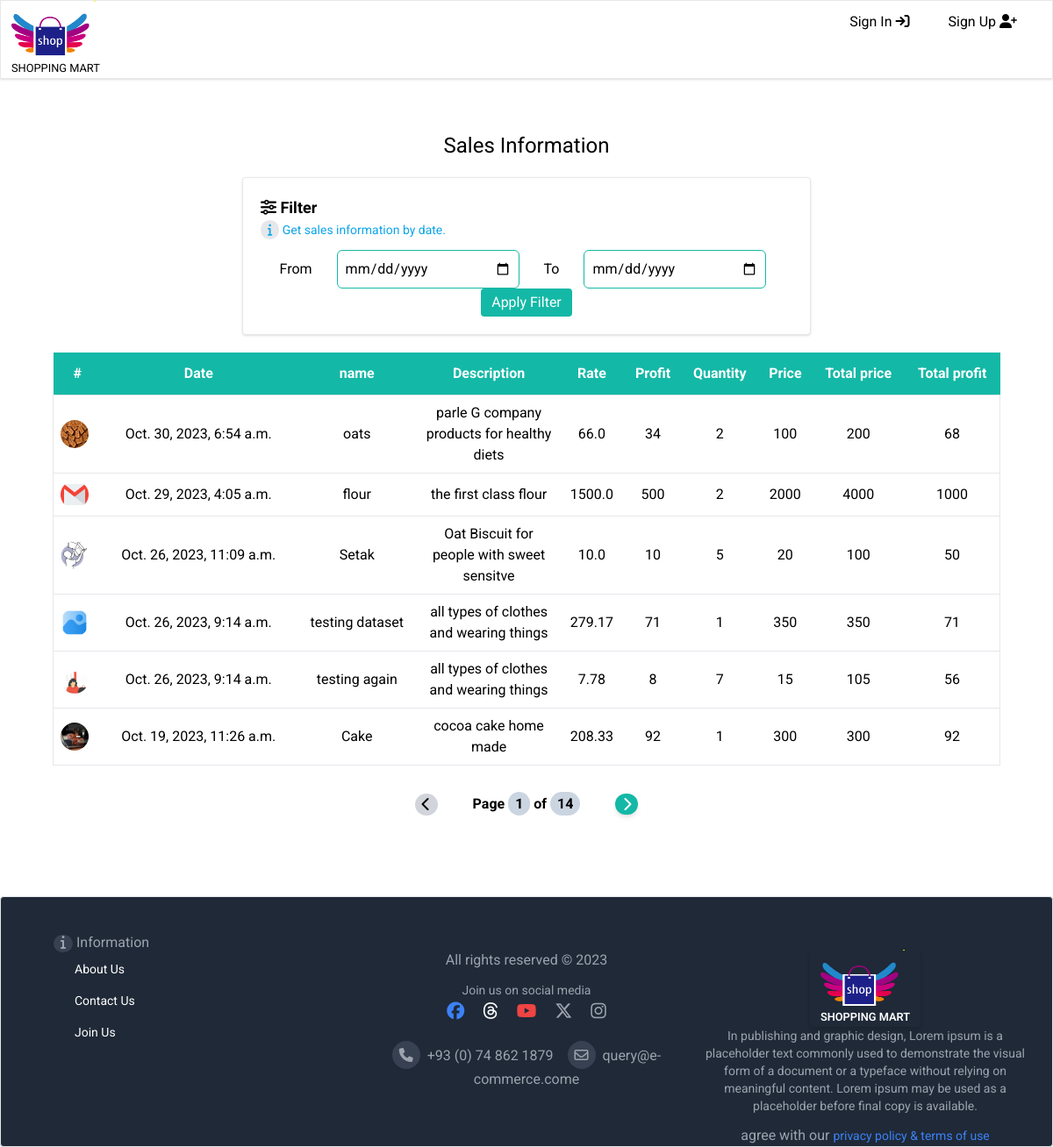
/store/sale_info/, run on an earlier commit of the app's database.
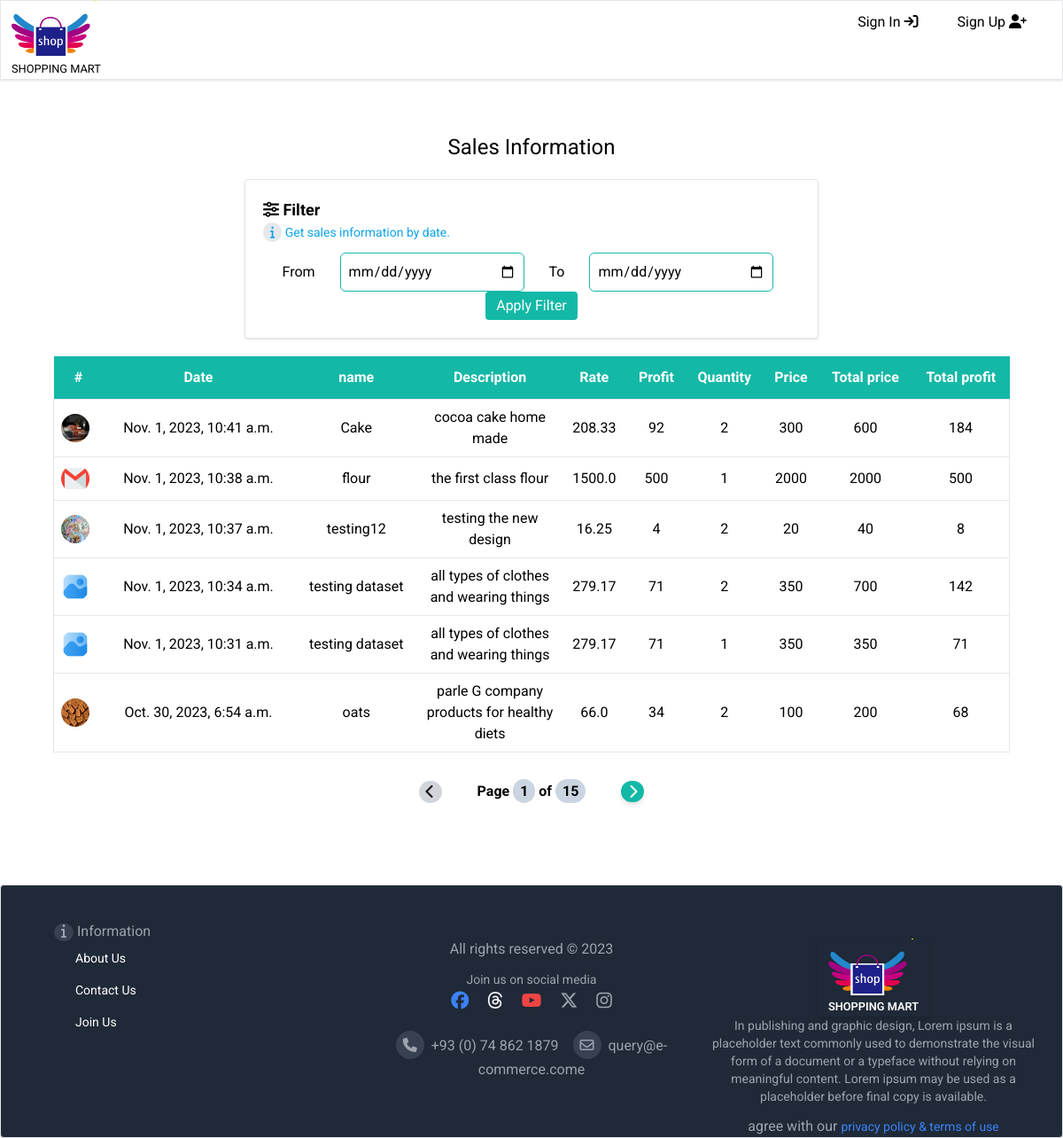
And on a later commit of the database.
### store/models.py (models this page shows, shortened)
class Sale(models.Model):
    product = models.ForeignKey(Product, on_delete=models.CASCADE)
    quantity = models.IntegerField()
    total_price = models.IntegerField()
    total_profit = models.IntegerField()
    cart = models.ForeignKey(Cart, on_delete=models.CASCADE, null=True, blank=True)
    date_created = models.DateTimeField(auto_now=True)

class Product(models.Model):
    category = models.ForeignKey(Category, on_delete=models.CASCADE)
    name = models.CharField(max_length=100)
    description = models.CharField(max_length=200)
    price = models.IntegerField(default=0)
    bulk_price = models.IntegerField(default=0)
    quantity = models.IntegerField(default=0)
    rate = models.FloatField(default=0)
    mfd = models.DateField(null=True, blank=True)
    expd = models.DateField(null=True, blank=True)
    profit = models.IntegerField(default=0)
    stock = models.IntegerField(default=0)
    packet = models.IntegerField(default=0)
    image = models.ImageField(default='default.jpg', upload_to='item_images')

### store/views.py (the view, shortened to what this page needs)
# urls.py: path('sale_info/', views.sale_info, name='sale_info'),
def sale_info(request):
    product = Sale.objects.select_related('product').order_by('-date_created')
    p = Paginator(product, 6)
    page_number = request.GET.get('page')
    try:
        page_obj = p.get_page(page_number)
    except PageNotAnInteger:
        page_obj = p.page(1)
    except EmptyPage:
        page_obj = p.page(p.num_pages)
    context = {'page_obj':page_obj}
    return render(request, 'includes/sale_info.html', context)

### store/templates/includes/sale_info.html (shortened to what the changed rows need)
{% extends 'main/base.html' %}
{% load static %}
{% block content %}
<div class="p-10 m-5 relative">
    <div class="heading">
        <h1 class="text-2xl text-center subpixel-antialiased">Sales Information</h1>
    </div>
    <div class="grid lg:grid-cols-5 sm:gird-cols-1 subpixel-antialiased">
        <div class="col-span-3">
            <form action="{% url 'store:sale_info' %}" method="POST"
                class="lg:flex lg:justify-center md:fex md:justify-center py-5">
                <span class="p-5 border rounded shadow bg-white lg:text-center sm:block">
                    <h1 class="text-lg text-start font-bold subpixel-antialiased"><i
                            class="fa-solid fa-sliders"></i>&nbsp;Filter</h1>
                </span>
            </form>
        </div>
    </div>
    <div class="sale-content">
        <table class="table-auto w-full subpixel-antialiased">
            <thead class="bg-teal-500 text-white">
                <th class="px-2 py-3">#</th>
                <th class="px-2 py-3">Date</th>
                <th class="px-2 py-3">name</th>
                <th class="px-2 py-3">Description</th>
                <th class="px-2 py-3">Rate</th>
                <th class="px-2 py-3">Profit</th>
                <th class="px-2 py-3">Quantity</th>
                <th class="px-2 py-3">Price</th>
                <th class="px-2 py-3">Total price</th>
                <th class="px-2 py-3">Total profit</th>
            </thead>
            <tbody class="" id="tbodyClickHandler">
                {% for item in page_obj.object_list %}
                <tr class="row-click border cursor-pointer hover:bg-gray-100" data-item-id="{{item.id}}">
                    <td class="p-2 text-center ">
                        <img src="{{item.product.image.url}}" class="rounded-full w-8 h-8" alt="">
                    </td>
                    <td class="p-2 text-center">{{item.date_created}}</td>
                    <td class="p-2 text-center">{{item.product.name}}</td>
                    <td class="p-2 text-center w-40">{{item.product.description}}</td>
                    <td class="p-2 text-center">{{item.product.rate}}</td>
                    <td class="p-2 text-center">{{item.product.profit}}</td>
                    <td class="p-2 text-center">{{item.quantity}}</td>
                    <td class="p-2 text-center">{{item.product.price}}</td>
                    <td class="p-2 text-center">{{item.total_price}}</td>
                    <td class="p-2 text-center">{{item.total_profit}}</td>
                </tr>
                {% endfor %}
            </tbody>
        </table>
        <div class="flex justify-center my-5 py-3">
            <span class="font-bold mx-10">Page
                <span class="bg-slate-300 text-dark rounded-full px-2 py-1">{{page_obj.number}}</span> of
                <span class="bg-slate-300 text-dark rounded-full px-2 py-1">{{page_obj.paginator.num_pages}}</span>
            </span>
        </div>
    </div>
</div>
{% endblock content %}

What changed in the data, as far as the page shows it:
no longer on this page (row unchanged): Sale: product.image (picture), date_created "Oct. 29, 2023, 4:05 a.m.", product.name "flour", product.description "the first class flour", product.rate "1500.0", product.profit "500", quantity "2", product.price "2000", total_price "4000", total_profit "1000"
no longer on this page (row unchanged): Sale: product.image (picture), date_created "Oct. 26, 2023, 11:09 a.m.", product.name "Setak", product.description "Oat Biscuit for people with sweet sensitve", product.rate "10.0", product.profit "10", quantity "5", product.price "20", total_price "100", total_profit "50"
no longer on this page (row unchanged): Sale: product.image (placeholder picture), date_created "Oct. 26, 2023, 9:14 a.m.", product.name "testing dataset", product.description "all types of clothes and wearing things", product.rate "279.17", product.profit "71", quantity "1", product.price "350", total_price "350", total_profit "71"
no longer on this page (row unchanged): Sale: product.image (picture), date_created "Oct. 26, 2023, 9:14 a.m.", product.name "testing again", product.description "all types of clothes and wearing things", product.rate "7.78", product.profit "8", quantity "7", product.price "15", total_price "105", total_profit "56"
no longer on this page (row unchanged): Sale: product.image (picture), date_created "Oct. 19, 2023, 11:26 a.m.", product.name "Cake", product.description "cocoa cake home made", product.rate "208.33", product.profit "92", quantity "1", product.price "300", total_price "300", total_profit "92"
added Sale: product.image (picture), date_created "Nov. 1, 2023, 10:41 a.m.", product.name "Cake", product.description "cocoa cake home made", product.rate "208.33", product.profit "92", quantity "2", product.price "300", total_price "600", total_profit "184"
added Sale: product.image (picture), date_created "Nov. 1, 2023, 10:38 a.m.", product.name "flour", product.description "the first class flour", product.rate "1500.0", product.profit "500", quantity "1", product.price "2000", total_price "2000", total_profit "500"
added Sale: product.image (picture), date_created "Nov. 1, 2023, 10:37 a.m.", product.name "testing12", product.description "testing the new design", product.rate "16.25", product.profit "4", quantity "2", product.price "20", total_price "40", total_profit "8"
added Sale: product.image (placeholder picture), date_created "Nov. 1, 2023, 10:34 a.m.", product.name "testing dataset", product.description "all types of clothes and wearing things", product.rate "279.17", product.profit "71", quantity "2", product.price "350", total_price "700", total_profit "142"
added Sale: product.image (placeholder picture), date_created "Nov. 1, 2023, 10:31 a.m.", product.name "testing dataset", product.description "all types of clothes and wearing things", product.rate "279.17", product.profit "71", quantity "1", product.price "350", total_price "350", total_profit "71"
Also different on the page:
{{ page_obj.paginator.num_pages }}: "14" → "15"
